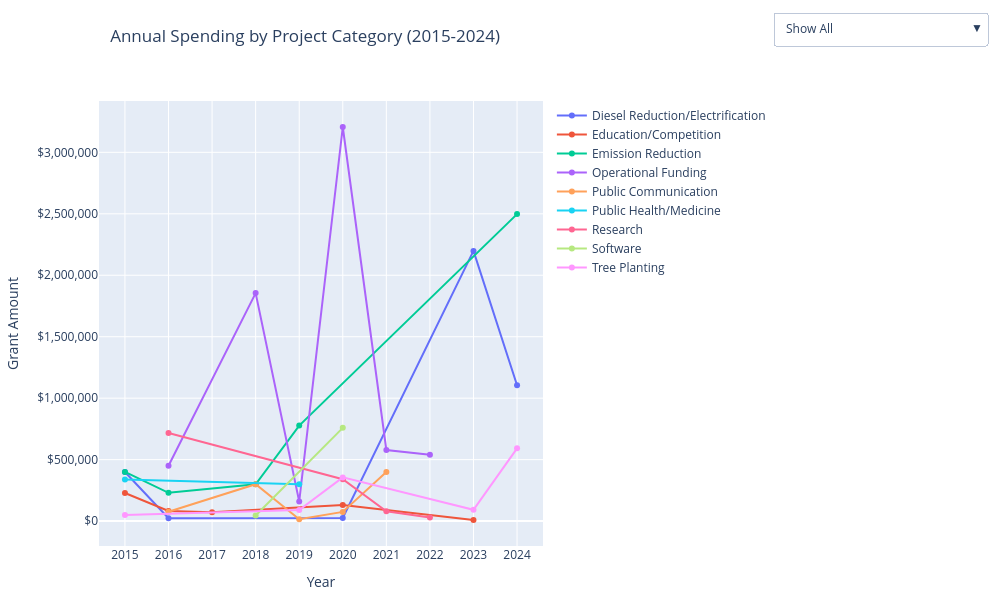

This figure's notebook cell:
### Code cell
# Handle both Project Category 1 and 2
df1 = df[['Year', 'Grant Amount', 'Project Category 1']].rename(columns={'Project Category 1': 'Project Category'})
df2 = df[['Year', 'Grant Amount', 'Project Category 2']].rename(columns={'Project Category 2': 'Project Category'})

# Combine Project Category 1 and 2 and remove rows where the category is empty
df_combined = pd.concat([df1, df2]).dropna(subset=['Project Category'])

# Add spending by Year and Category
df_grouped = df_combined.groupby(['Year', 'Project Category'])['Grant Amount'].sum().reset_index()

# Unique list of categories
categories = sorted(df_grouped['Project Category'].unique())

# Create the figure
fig = go.Figure()

# Add line for each category
for cat in categories:
    temp_df = df_grouped[df_grouped['Project Category'] == cat]
    fig.add_trace(
        go.Scatter(
            x=temp_df['Year'],
            y=temp_df['Grant Amount'],
            name=cat,
            mode='lines+markers',
            visible=True
        )
    )

# Dropdown menu for category selection
fig.update_layout(
    # dropdown menu config
    updatemenus=[
        {
            # dropdown options for each category and combined
            "buttons": [
                {
                    "label": "Show All",
                    "method": "update",
                    "args": [{"visible": [True] * len(categories)}, {"title": "All Project Spending"}]
                },
                *[
                    {
                        "label": cat,
                        "method": "update",
                        "args": [
                            {"visible": [c == cat for c in categories]},
                            {"title": f"Spending: {cat}"}
                        ]
                    } for cat in categories
                ]
            ],
            "direction": "down",
            "showactive": True,
            "x": 2.0,
            "xanchor": "right",
            "y": 1.2
        }
    ],
    # size and layout adjustments
    width=1000,
    height=600,
    autosize=False,
    margin=dict(l=50, r=50, t=100, b=50),
    xaxis=dict(title="Year", tickmode='linear'),
    yaxis=dict(
        title="Grant Amount",
        tickprefix="$",
        tickformat=",",
    ),
    # title position and styling
    title={
            'text': "Annual Spending by Project Category (2015-2024)",
            'y': 0.95,
            'x': 0.5,
            'xanchor': 'right',
            'yanchor': 'top'
    },
    hovermode="x unified"
)

fig.show()

# Export for Wix
html_snippet = fig.to_html(full_html=False, include_plotlyjs='cdn')
print(html_snippet)

### Figure 1 — Plotly figure (JSON) as saved in the notebook; plotly's stock layout.template omitted (floating-point values rounded to 4 significant figures)
{"data": [{"mode": "lines+markers", "name": "Diesel Reduction/Electrification", "type": "scatter", "visible": true, "x": [2015, 2016, 2020, 2023, 2024], "y": [400000, 24000, 25000, 2198339, 1105061]}, {"mode": "lines+markers", "name": "Education/Competition", "type": "scatter", "visible": true, "x": [2015, 2016, 2017, 2020, 2023], "y": [229000, 82000, 72500, 131495, 9000]}, {"mode": "lines+markers", "name": "Emission Reduction", "type": "scatter", "visible": true, "x": [2015, 2016, 2018, 2019, 2024], "y": [400000, 230000, 300000, 777100, 2497450]}, {"mode": "lines+markers", "name": "Operational Funding", "type": "scatter", "visible": true, "x": [2016, 2018, 2019, 2020, 2021, 2022], "y": [450000, 1854962, 159765, 3206101, 578684, 539125]}, {"mode": "lines+markers", "name": "Public Communication", "type": "scatter", "visible": true, "x": [2016, 2018, 2019, 2020, 2021], "y": [75900, 300000, 15000, 75000, 400000]}, {"mode": "lines+markers", "name": "Public Health/Medicine", "type": "scatter", "visible": true, "x": [2015, 2019], "y": [337600, 300000]}, {"mode": "lines+markers", "name": "Research", "type": "scatter", "visible": true, "x": [2016, 2020, 2021, 2022], "y": [717246, 340554, 79897, 30000]}, {"mode": "lines+markers", "name": "Software", "type": "scatter", "visible": true, "x": [2018, 2020], "y": [45000, 758725]}, {"mode": "lines+markers", "name": "Tree Planting", "type": "scatter", "visible": true, "x": [2015, 2019, 2020, 2023, 2024], "y": [50000, 90000, 355555, 92000, 592000]}], "layout": {"autosize": false, "height": 600, "hovermode": "x unified", "margin": {"b": 50, "l": 50, "r": 50, "t": 100}, "title": {"text": "Annual Spending by Project Category (2015-2024)", "x": 0.5, "xanchor": "right", "y": 0.95, "yanchor": "top"}, "updatemenus": [{"buttons": [{"args": [{"visible": [true, true, true, true, true, true, true, true, true]}, {"title": "All Project Spending"}], "label": "Show All", "method": "update"}, {"args": [{"visible": [true, false, false, false, false, false, false, false, false]}, {"title": "Spending: Diesel Reduction/Electrification"}], "label": "Diesel Reduction/Electrification", "method": "update"}, {"args": [{"visible": [false, true, false, false, false, false, false, false, false]}, {"title": "Spending: Education/Competition"}], "label": "Education/Competition", "method": "update"}, {"args": [{"visible": [false, false, true, false, false, false, false, false, false]}, {"title": "Spending: Emission Reduction"}], "label": "Emission Reduction", "method": "update"}, {"args": [{"visible": [false, false, false, true, false, false, false, false, false]}, {"title": "Spending: Operational Funding"}], "label": "Operational Funding", "method": "update"}, {"args": [{"visible": [false, false, false, false, true, false, false, false, false]}, {"title": "Spending: Public Communication"}], "label": "Public Communication", "method": "update"}, {"args": [{"visible": [false, false, false, false, false, true, false, false, false]}, {"title": "Spending: Public Health/Medicine"}], "label": "Public Health/Medicine", "method": "update"}, {"args": [{"visible": [false, false, false, false, false, false, true, false, false]}, {"title": "Spending: Research"}], "label": "Research", "method": "update"}, {"args": [{"visible": [false, false, false, false, false, false, false, true, false]}, {"title": "Spending: Software"}], "label": "Software", "method": "update"}, {"args": [{"visible": [false, false, false, false, false, false, false, false, true]}, {"title": "Spending: Tree Planting"}], "label": "Tree Planting", "method": "update"}], "direction": "down", "showactive": true, "x": 2, "xanchor": "right", "y": 1.2}], "width": 1000, "xaxis": {"tickmode": "linear", "title": {"text": "Year"}}, "yaxis": {"tickformat": ",", "tickprefix": "$", "title": {"text": "Grant Amount"}}}}
